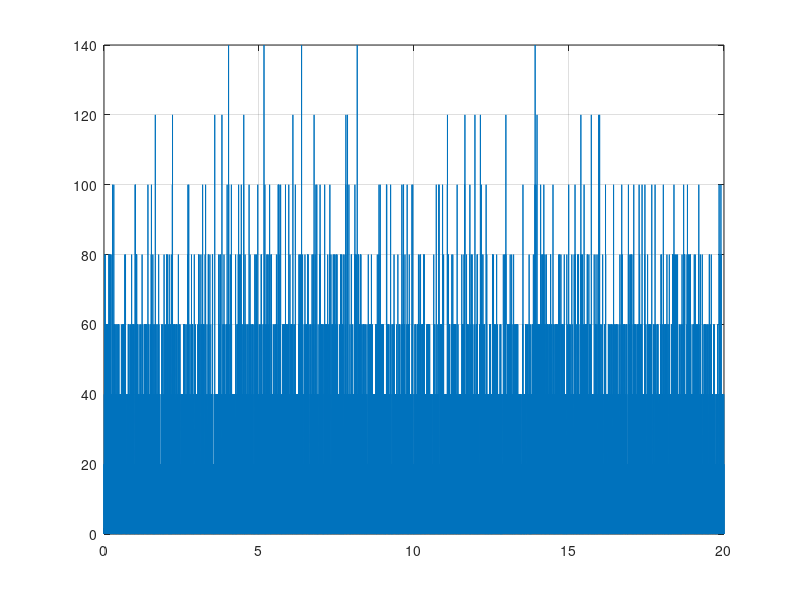
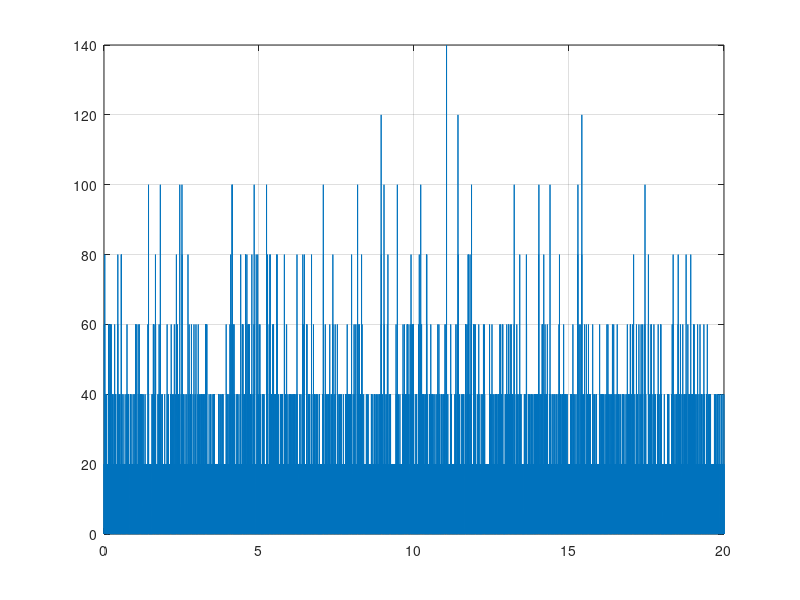
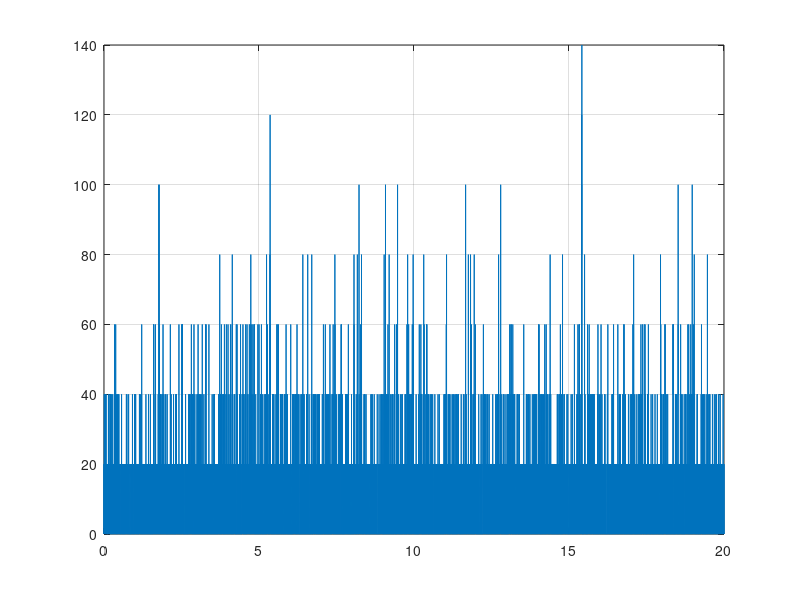
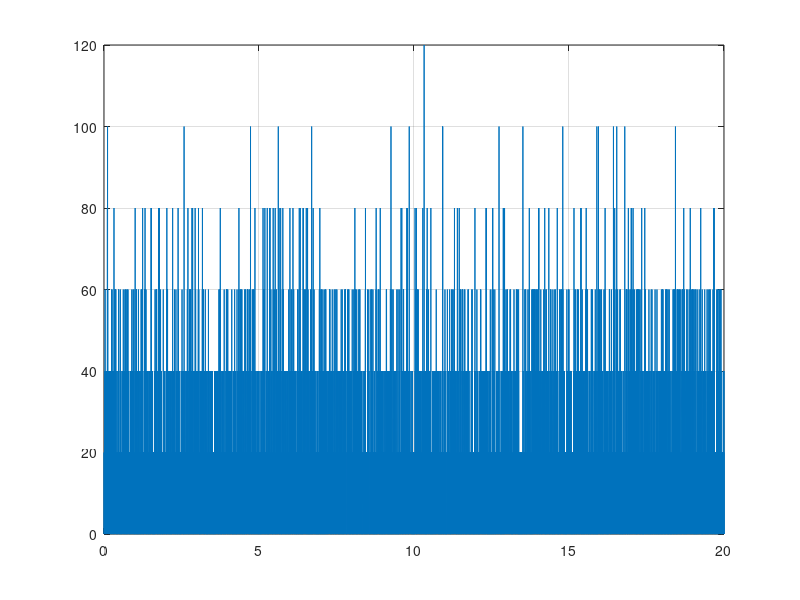

MATLAB code for these plots, in order:
function project
    stimulus = load('data_cn_project_iii_a17.mat', 'Stimulus').Stimulus;

    % return % khatam

    % Question - 1
    tau_plot = transpose(linspace(-50,50,101));
    autocorr_plot = [];
    for tau=-50:50
      autocorr = 0;
      n = 0;
      for i=1:20000
        if (i + tau >=1) & (i + tau <=20000)    
            autocorr = autocorr + (stimulus(1,i)*stimulus(1,i+tau));
            n = n+1;
        end
      end
      autocorr_plot = [autocorr_plot, autocorr/n];
    %   fprintf("for tau = %f, autocorr of stimulus is %f \n", tau, autocorr);
    end

    figure(101)
       plot(tau_plot, autocorr_plot);
    grid

     % Question-2
     all_spike_times = load('data_cn_project_iii_a17.mat', 'All_Spike_Times').All_Spike_Times;
   

     for neuron_num=1:4
         neuron_stimulus_rate = zeros(20000,1);
         for i=1:50
             spike_times = all_spike_times{neuron_num,i};
             len_of_spike_array = size(spike_times,2);
             for s=1:len_of_spike_array
                 % spike_times(s)*1000 as per this time, depends index of addition
                 index = fix(spike_times(s)*1000)+1;
                 neuron_stimulus_rate(index) = neuron_stimulus_rate(index) + 1;
 
             end
         end
 
         neuron_stimulus_rate = neuron_stimulus_rate./(50*0.001);
         time_axis = transpose(linspace(0,20,20000));
         
         disp(min(neuron_stimulus_rate));
         disp(max(neuron_stimulus_rate));
 
         figure(neuron_num)
             plot(time_axis, neuron_stimulus_rate);
         grid
 
     end


     % Question - 3
    colors = ['r', 'b', 'g', 'c'];
    bin_sizes = [0.01,0.02,0.05, 0.1, 0.2, 0.5];
    all_spike_times = load('data_cn_project_iii_a17.mat', 'All_Spike_Times').All_Spike_Times;
    
        for b=1:6
            mean_plot = zeros(4, 20*(1/bin_sizes(b)));
            variance_plot = zeros(4, 20*(1/bin_sizes(b)));
    
            for neuron_num=1:4
                sample = zeros(50, 20*(1/bin_sizes(b)));
                for i=1:50
                    spike_times = all_spike_times{neuron_num,i};
                    len_of_spike_array = size(spike_times,2);
                for s=1:len_of_spike_array
                        index = fix(spike_times(s)*(1/bin_sizes(b)))+1;
                        sample(i,index) = sample(i,index) + 1;
        
                    end
        
                
        
                end
        
                for i=1:20*(1/bin_sizes(b))
                    
                    mean = 0;
                    variance = 0;
                    for j=1:50
                        mean = mean + sample(j, i);
                    end
                
                    mean = mean/(50);
        
                    mean_plot(neuron_num, i) = mean;
                    
        
                    for j=1:50
                        variance = variance + (sample(j,i) - mean)^2;
                        
                    end
                    variance_plot(neuron_num, i) = variance/50;
                
                    
                end
            end
            
            figure(30+b)
                for k=1:4
                    hold on
                        scatter(mean_plot(k,:), variance_plot(k,:),[], colors(k));
                        plot(linspace(0,max(variance_plot(k,:))), linspace(0,max(variance_plot(k,:))));
                        xlim([0 max(mean_plot(k,:))+0.5]);ylim([0 max(variance_plot(k,:))]+0.5)

                        
                        disp(max(mean_plot(k,:)))
                    hold off
                end
            grid
        
        end
   
     
    
    
    
    end